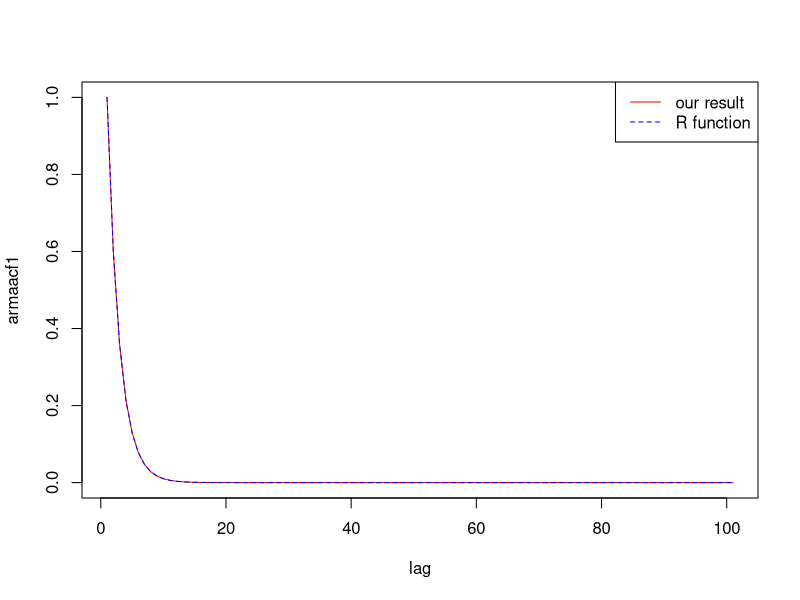

R code for this plot:
set.seed(123456789)
coeff = 0.6
armaacf1 = coeff^(0:100)
armaacf2 = ARMAacf(ar = coeff, lag.max = 100)
all(abs(armaacf1 - armaacf2) < 1e-6)
plot(armaacf1,type="l", col='red', xlab ="lag")
lines(armaacf2, lty =2, col='blue')
legend("topright", legend = c("our result", "R function"), col = c("red","blue"), lty =c(1,2))

